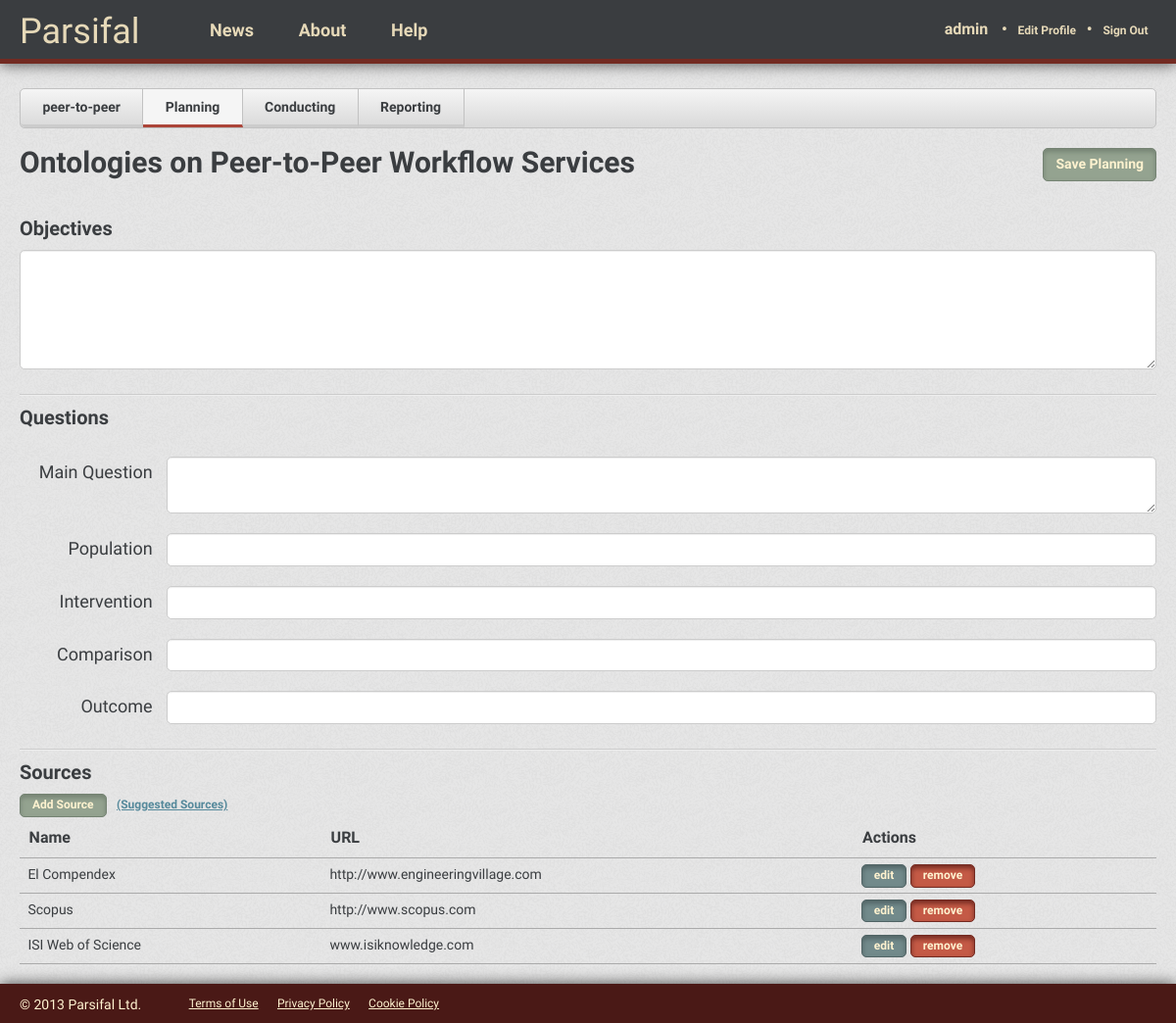
Page /vitorfs/peer-to-peer/planning/ (signed in) on the committed database.
### reviews/models.py (models this page shows, shortened)
class Review(models.Model):
    short_name = models.CharField(max_length=50) #TODO: Change var name to Name
    title = models.CharField(max_length=200)
    description = models.CharField(max_length=500)
    user = models.ForeignKey(User) #TODO: Change var name to Author
    create_date = models.DateTimeField(auto_now_add=True, blank=True)
    last_update = models.DateTimeField()
    co_authors = models.ManyToManyField(User, related_name="co+")
    objective = models.TextField(max_length=1000, null=True)
    questions = models.ManyToManyField(Question)
    sources = models.ManyToManyField(Source)
    class Meta:
        verbose_name = "Review"
        verbose_name_plural = "Reviews"

class Source(models.Model):
    name = models.CharField(max_length=100)
    url = models.CharField(max_length=200)
    class Meta:
        verbose_name = "Source"
        verbose_name_plural = "Sources"

### reviews/views.py (the view)
@login_required
def planning(request, username, review_name):
    review = Review.objects.get(short_name=review_name)
    context = RequestContext(request, {'review': review})
    return render_to_response('reviews/planning.html', context)

### reviews/templates/reviews/planning.html (shortened to what this page needs)
{% extends 'base_app.html' %}
{% block head_extra %}
  <link href="{{ STATIC_URL }}css/review.css" rel="stylesheet" media="screen">
  <link href="{{ STATIC_URL }}css/planning.css" rel="stylesheet" media="screen">
{% endblock head_extra %}
{% block content %}
  <ul class="review-menu">
    <li><a href="/{{ review.user.username }}/{{ review.short_name }}/">{{ review.short_name }}</a></li>
    <li class="active"><a href="/{{ review.user.username }}/{{ review.short_name }}/planning/">Planning</a></li>
    <li><a href="/{{ review.user.username }}/{{ review.short_name }}/conducting/">Conducting</a></li>
    <li><a href="/{{ review.user.username }}/{{ review.short_name }}/reporting/">Reporting</a></li>
  </ul>
  <button type="button" class="btn btn-success pull-right">Save Planning</button>
  <h1>{{ review.title }}</h1>
  <form method="post" action="." class="form-block">
    <div class="form-row">
      <h2>Objectives</h2>
      <textarea rows="5"></textarea>
    </div>
  </form>
  <hr>
  <h2>Questions</h2>
  <form method="post" action="." class="form-block">
    <div class="form-row">
      <div class="label-container">
        <label for="">Main Question</label>
      </div>
      <div class="input-container">
        <textarea rows="2"></textarea>
      </div>
    </div>
    <div class="form-row">
      <div class="label-container">
        <label for="population">Population</label>
      </div>
      <div class="input-container">
        <input type="text" id="population" name="population" placeholder="">
      </div>
    </div>
    <div class="form-row">
      <div class="label-container">
        <label for="">Intervention</label>
      </div>
      <div class="input-container">
        <input type="text" id="" name="" placeholder="">
      </div>
    </div>
    <div class="form-row">
      <div class="label-container">
        <label for="">Comparison</label>
      </div>
      <div class="input-container">
        <input type="text" id="" name="" placeholder="">
      </div>
    </div>
    <div class="form-row">
      <div class="label-container">
        <label for="">Outcome</label>
      </div>
      <div class="input-container">
        <input type="text" id="" name="" placeholder="">
      </div>
    </div>
  </form>
  <hr>
  <h2>Sources</h2>
  <button type="button" class="btn btn-success btn-small" id="btn-add-source">Add Source</button>
  <button type="button" class="btn btn-link btn-small" style="margin-left: 8px;" id="btn-suggested-sources">(Suggested Sources)</button>
  <table class="table" id="tbl-sources">
    <thead>
      <tr>
        <th>Name</th>
        <th>URL</th>
        <th>Actions</th>
      </tr>
    </thead>
    <tbody>
      {% for source in review.sources.all %}
        <tr source-id="{{ source.id }}">
          <td>{{ source.name }}</td>
          <td>{{ source.url }}</td>
          <td><button type="button" class="btn btn-small">edit</button> <button type="button" class="btn btn-warning btn-small btn-remove-source">remove</a></td>
        </tr>
      {% endfor %}
    </tbody>
  </table>
{% endblock content %}

### templates/base_app.html (shortened to what this page needs)
<!DOCTYPE html>
<html>
<head>
  <link href="{{ STATIC_URL }}css/style_app.css" rel="stylesheet" media="screen">
  {% block head_extra %}
  {% endblock head_extra %}
</head>
<body>
  <header class="wrapper">
    <h1><a href="/">Parsifal</a></h1>
    <nav class="menu">
      <a href="#">News</a>
      <a href="#">About</a>
      <a href="#">Help</a>
    </nav>
    <nav class="signedin">
      <a href="/{{ user.username }}/" class="user">{{ user.username }}</a>
      <span class="bullet">&bull;</span>
      <a href="/users/profile/">Edit Profile</a>
      <span class="bullet">&bull;</span>
      <a href="/signout/">Sign Out</a>
    </nav>
  </header>
  <section class="content wrapper">
    {% block content %}
    {% endblock content %}
    <div class="push"></div>
  </section>
  <footer class="wrapper">
    <p>© 2013 Parsifal Ltd.</p>
    <ul>
      <li><a href="#">Terms of Use</a></li>
      <li><a href="#">Privacy Policy</a></li>
      <li><a href="#">Cookie Policy</a></li>
    </ul>
  </footer>
</body>
</html>

### static/css/style_app.css (style rules this page uses)
* { -moz-box-sizing: border-box; -webkit-box-sizing: border-box; box-sizing: border-box; }
html, body { height: 100%; }
body { background: url("../img/ticks.png"); color: #3A3D40; font-family: "Source Sans Pro", Tahoma, Arial, sans-serif; font-weight: 400; font-size: 62.5%; }
header { background: #3A3D40; height: 65px; border-bottom: 5px solid #732B22; position: fixed; width: 100%; box-shadow: 0 0px 15px rgba(0, 0, 0, 0.7); }
header h1 { font-family: Playball, cursive; font-size: 3.6em; float: left; padding-top: .4em; font-weight: 400; margin: 0; }
header h1 a { color: #E6D9B8; text-decoration: none; }
header nav.menu { float: left; padding-top: 2.2em; padding-left: 5em; }
header nav.menu a { padding: 0 1.2em; color: #E6D9B8; text-decoration: none; font-size: 1.8em; font-weight: bold; }
header nav.signedin { padding-top: 2.2em; float: right; }
header nav.signedin span.bullet { color: #E6D9B8; font-size: 1.6em; font-weight: bold; }
header nav.signedin a { color: #E6D9B8; text-decoration: none; font-size: 1.2em; padding: 0 .7em; font-weight: bold; }
header nav.signedin a.user { font-size: 1.6em; }
.wrapper { width: 100%; padding: 0 20px; }
.content { padding: 90px 20px 20px; min-height: 100%; height: auto !important; height: 100%; margin: 0 auto -40px; }
footer { background-color: #4A1916; height: 40px; box-shadow: 0 0px 15px rgba(0, 0, 0, 0.7); }
footer p { padding-top: 1em; color: #FFF3D0; font-size: 1.4em; font-weight: 400; float: left; margin: 0; }
footer ul { float: left; padding-top: 1.4em; padding-left: 2em; }
footer ul li { display: inline; font-size: 1.2em; padding: 0 .7em; }
footer ul li a { color: #FFF3D0; text-decoration: underline; }
.push { height: 40px; }
.pull-right { float: right; }
hr { border: none; border-top: 1px solid #CCC; border-bottom: 1px solid #EEE; }
ul { margin-left: 20px; }
ul li { font-size: 1.4em; padding: .2em 0; list-style: square; }

### reviews/static/css/review.css (style rules this page uses)
ul.review-menu { width: 100%; margin: 0; margin-bottom: 20px; padding: 0; border: 1px solid #C2C2C2; background: #F5F5F5; border-radius: 5px; background: -moz-linear-gradient(top, #F5F5F5 0%, #D9D9D9 100%); background: -webkit-linear-gradient(top, #F5F5F5 0%, #D9D9D9 100%); background: -o-linear-gradient(top, #F5F5F5 0%, #D9D9D9 100%); font-size: 0; }
ul.review-menu li { display: inline-block; list-style: none; padding: 0; font-size: 14px; border-bottom: 3px solid #CCCCCC; border-right: 1px solid #C2C2C2; }
ul.review-menu li:first-child { border-bottom-left-radius: 5px; }
ul.review-menu li a { display: block; padding: .8em 1.6em; font-weight: 600; color: #3A3D40; }
ul.review-menu li:first-child { border-top-left-radius: 5px; border-bottom-left-radius: 5px; }
ul.review-menu li.active { background: #F5F5F5; color: #666B71; border-bottom: 3px solid #AC4539; }

### reviews/static/css/planning.css (style rules this page uses)
#tbl-sources tbody tr td { padding: 0.4em 0.6em; }

### static/css/button.css (style rules this page uses)
.btn { border: 1px solid #516465; border-radius: 5px; cursor: pointer; background-color: #728A8B; color: #FFF3D0; font-size: 14px; padding: 6px 12px; box-shadow: 0px 3px 5px 0px #516465 inset; display: inline-block; margin-bottom: 0; font-weight: 600; line-height: 1.4em; }
.btn-small { font-size: 12px; line-height: .8em; }
.btn-success { background-color: #94A390; border-color: #758373; box-shadow: 0px 3px 5px 0px #758373 inset; }
.btn-warning { border-color: #732B22; background: #C45A46; box-shadow: 0px 3px 5px 0px #732B22 inset; }
.btn-link { border: none; background: none; color: #55899B; text-decoration: underline; box-shadow: none; padding-left: 0; padding-right: 0; }

### static/css/table.css (style rules this page uses)
.table { width: 100%; border-collapse: collapse; border-spacing: 0; }
.table td, .table th { font-size: 1.4em; padding: .8em .6em; text-align: left; }
.table thead tr th { font-size: 1.6em; font-weight: 600; }
.table tr { border-bottom: 1px solid #AAA; }

### static/css/typography.css (style rules this page uses)
h1, h2, h3, h4, h5, h6 { font-weight: 600; }
h1 { font-size: 3em; margin-bottom: 1em; }
h2 { font-size: 2em; margin: .6em 0; }
a { color: #55899B; text-decoration: none; }
p { font-size: 1.4em; margin-bottom: .7em; }

### rows in the picture
Review: short_name "peer-to-peer", title "Ontologies on Peer-to-Peer Workflow Services"
Source: name "El Compendex", url "http://www.engineeringvillage.com"
Source: name "Scopus", url "http://www.scopus.com"
Source: name "ISI Web of Science", url "www.isiknowledge.com"

### other values in the picture
{{ user.username }} "admin"
